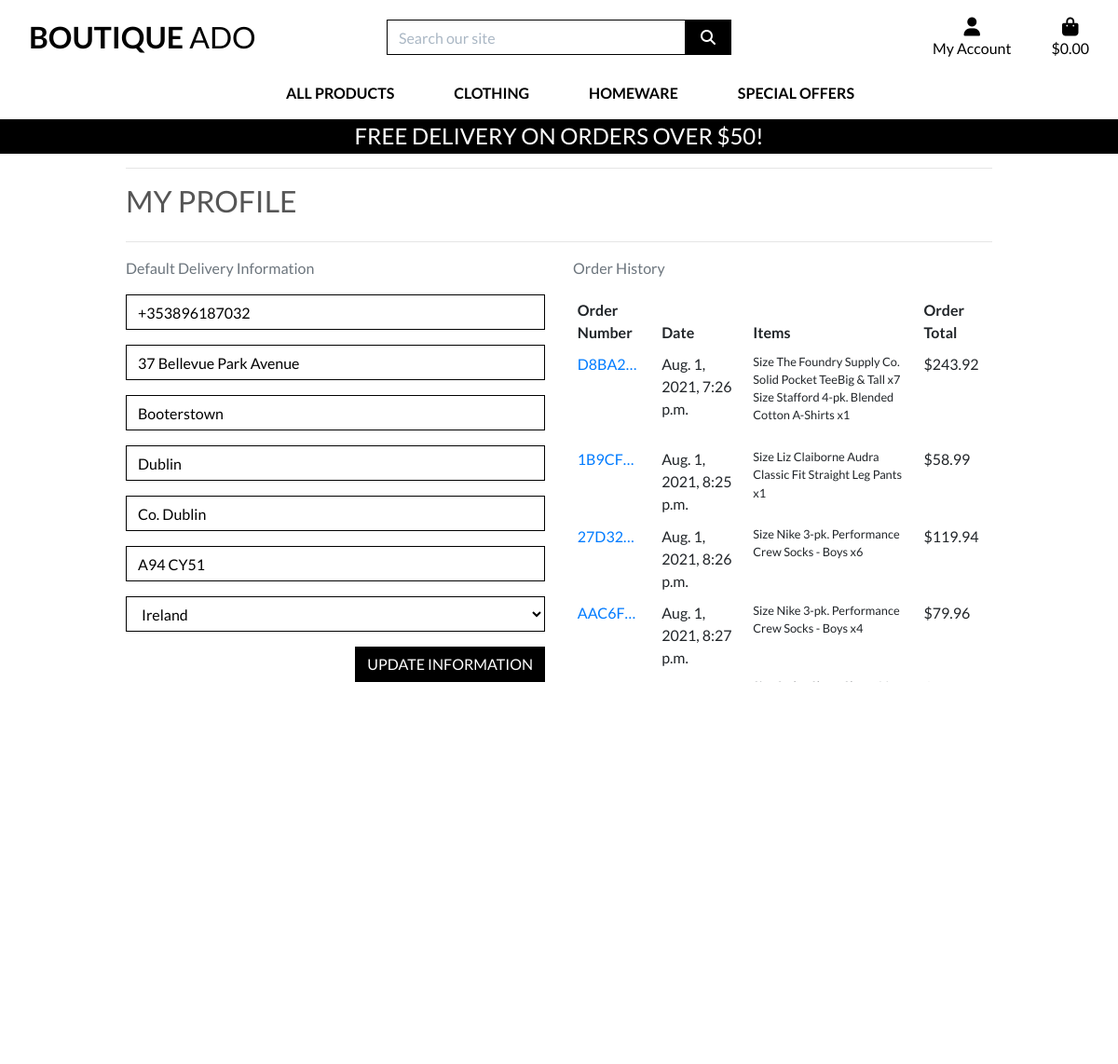
Screenshot of /profile/ (signed in) with the database file from the repository.
### profiles/models.py (models this page shows, shortened)
class UserProfile(models.Model):
    user = models.OneToOneField(User, on_delete=models.CASCADE)
    default_phone_number = models.CharField(max_length=20, null=True, blank=True)
    default_street_address1 = models.CharField(max_length=80, null=True, blank=True)
    default_street_address2 = models.CharField(max_length=80, null=True, blank=True)
    default_town_or_city = models.CharField(max_length=40, null=True, blank=True)
    default_county = models.CharField(max_length=80, null=True, blank=True)
    default_postcode = models.CharField(max_length=20, null=True, blank=True)
    default_country = CountryField(blank_label='Country', null=True, blank=True)

### checkout/models.py (models this page shows, shortened)
class Order(models.Model):
    order_number = models.CharField(max_length=32, null=False, editable=False)
    user_profile = models.ForeignKey(UserProfile, on_delete=models.SET_NULL,
                                     null=True, blank=True, related_name='orders')
    full_name = models.CharField(max_length=50, null=False, blank=False)
    email = models.EmailField(max_length=254, null=False, blank=False)
    phone_number = models.CharField(max_length=20, null=False, blank=False)
    country = CountryField(blank_label='Country *', null=False, blank=False)
    postcode = models.CharField(max_length=20, null=True, blank=True)
    town_or_city = models.CharField(max_length=40, null=False, blank=False)
    street_address1 = models.CharField(max_length=80, null=False, blank=False)
    street_address2 = models.CharField(max_length=80, null=True, blank=True)
    county = models.CharField(max_length=80, null=True, blank=True)
    date = models.DateTimeField(auto_now_add=True)
    delivery_cost = models.DecimalField(max_digits=6, decimal_places=2, null=False, default=0)
    order_total = models.DecimalField(max_digits=10, decimal_places=2, null=False, default=0)
    grand_total = models.DecimalField(max_digits=10, decimal_places=2, null=False, default=0)
    original_bag = models.TextField(null=False, blank=False, default='')
    stripe_pid = models.CharField(max_length=254, null=False, blank=False, default='')

class OrderLineItem(models.Model):
    order = models.ForeignKey(Order, null=False, blank=False, on_delete=models.CASCADE, related_name='lineitems')
    product = models.ForeignKey(Product, null=False, blank=False, on_delete=models.CASCADE)
    product_size = models.CharField(max_length=2, null=True, blank=True) # XS, S, M, L, XL
    quantity = models.IntegerField(null=False, blank=False, default=0)
    lineitem_total = models.DecimalField(max_digits=6, decimal_places=2, null=False, blank=False, editable=False)

### products/models.py (models this page shows, shortened)
class Product(models.Model):
    category = models.ForeignKey('Category', null=True, blank=True, on_delete=models.SET_NULL)
    sku = models.CharField(max_length=254, null=True, blank=True)
    name = models.CharField(max_length=254)
    description = models.TextField()
    has_sizes = models.BooleanField(default=False, null=True, blank=True)
    price = models.DecimalField(max_digits=6, decimal_places=2)
    rating = models.DecimalField(max_digits=6, decimal_places=2, null=True, blank=True)
    image_url = models.URLField(max_length=1024, null=True, blank=True)
    image = models.ImageField(null=True, blank=True)

### profiles/views.py (the view)
# urls.py: path('profile/', include('profiles.urls')),
@login_required
def profile(request):
    profile = get_object_or_404(UserProfile, user=request.user)
    if request.method == 'POST':
        form = UserProfileForm(request.POST, instance=profile)
        if form.is_valid():
            form.save()
            messages.success(request, 'Profile updated successfully')
        else:
            messages.error(request, 'Update failed. Please ensure the form is valid.')
    else:
        form = UserProfileForm(instance=profile)
    orders = profile.orders.all()
    template = 'profiles/profile.html'
    context = {
        'form': form,
        'orders': orders,
        'on_profile_page': True
    }
    return render(request, template, context)

### profiles/forms.py
class UserProfileForm(forms.ModelForm):
    class Meta:
        model = UserProfile
        exclude = ('user',)
    def __init__(self, *args, **kwargs):
        super().__init__(*args, **kwargs)
        placeholders = {
            'default_phone_number': 'Phone Number',
            'default_postcode': 'Postal Code',
            'default_town_or_city': 'Town or City',
            'default_street_address1': 'Street Address 1',
            'default_street_address2': 'Street Address 2',
            'default_county': 'County, State or Locality',
        }
        self.fields['default_phone_number'].widget.attrs['autofocus'] = True
        for field in self.fields:
            if field != 'default_country':
                if self.fields[field].required:
                    placeholder = f'{placeholders[field]} *'
                else:
                    placeholder = placeholders[field]
                self.fields[field].widget.attrs['placeholder'] = placeholder
            self.fields[field].widget.attrs['class'] = 'border-black rounded-0 profile-form-input'
            self.fields[field].label = False

### bag/contexts.py (called while the page is built, shortened)
def bag_contents(request):
    bag_items = []
    total = 0
    product_count = 0
    bag = request.session.get('bag', {})
    if total < settings.FREE_DELIVERY_THRESHOLD:
        delivery = total * Decimal(settings.STANDARD_DELIVERY_PERCENTAGE / 100)
        free_delivery_delta = settings.FREE_DELIVERY_THRESHOLD - total
    else:
        delivery = 0
        free_delivery_delta = 0
    grand_total = delivery + total
    context = {
        'bag_items': bag_items,
        'total': total,
        'product_count': product_count,
        'delivery': delivery,
        'free_delivery_delta': free_delivery_delta,
        'free_delivery_threshold': settings.FREE_DELIVERY_THRESHOLD,
        'grand_total': grand_total,
    }
    return context

### profiles/templates/profiles/profile.html (shortened to what this page needs)
{% extends "base.html" %}
{% load static %}
{% block extra_css %}
    <link rel="stylesheet" href="{% static 'profiles/css/profile.css' %}">
{% endblock %}
{% block page_header %}
    <div class="container header-container">
    </div>
{% endblock %}
{% block content %}
    <div class="overlay"></div>
    <div class="container">
        <div class="row">
            <div class="col">
                <hr>
                <h2 class="logo-font mb-4">My Profile</h2>
                <hr>
            </div>
        </div>
        <div class="row">
            <div class="col-12 col-lg-6">
                <p class="text-muted">Default Delivery Information</p>
                <form class="mt-3" action="{% url 'profile' %}" method="POST" id="profile-update-form">
                    {{ form|crispy }}
                    <button class="btn btn-black rounded-0 text-uppercase float-right">Update Information</button>
                </form>
            </div>
            <div class="col-12 col-lg-6">
                <p class="text-muted">Order History</p>
                <div class="order-history table-responsive">
                    <table class="table table-sm table-borderless">
                        <thead>
                            <tr>
                                <th>Order Number</th>
                                <th>Date</th>
                                <th>Items</th>
                                <th>Order Total</th>
                            </tr>
                        </thead>
                        <tbody>
                            {% for order in orders %}
                                <tr>
                                    <td>
                                        <a href="{% url 'order_history' order.order_number %}"
                                        title="{{ order.order_number }}">
                                            {{ order.order_number|truncatechars:6 }}
                                        </a>
                                    </td>
                                    <td>{{ order.date }}</td>
                                    <td>
                                        <ul class="list-unstyled">
                                            {% for item in order.lineitems.all %}
                                                <li class="small">
                                                    {% if item.product.has_sizes %}
                                                        Size {{ item.product.size|upper }}
                                                    {% endif %}{{ item.product.name }} x{{ item.quantity }}
                                                </li>
                                            {% endfor %}
                                        </ul>
                                    </td>
                                    <td>${{ order.grand_total }}</td>
                                </tr>
                            {% endfor %}
                        </tbody>
                    </table>
                </div>
            </div>
        </div>
{% endblock %}

### static/css/base.css (style rules this page uses)
html { height: 100%; }
body { background: url('/media/homepage_background_cropped.jpg') no-repeat center center fixed; background-size: cover; height: calc(100vh - 164px); color: #555; font-family: 'Lato'; }
.logo-font { text-transform: uppercase; }
.btn-black { background: black; color: white; }
.border-black { border: 1px solid black !important; }
.overlay { height: 100%; width: 100%; top: 0; left: 0; position: fixed; background: white; z-index: -1; }
@media (min-width: 1200px) { .container { max-width: 80%; } }
@media (min-width: 992px) { .header-container { padding-top: 164px; } }

### profiles/static/profiles/css/profile.css (style rules this page uses)
.order-history { max-height: 416px; overflow-y: auto; }
#profile-update-form .form-control { color: #000; }
#profile-update-form input::placeholder { color: #aab7c4; }
#id_default_country, #id_default_country option:not(:first-child) { color: #000; }

### rows the page displays
UserProfile: default_phone_number "+353896187032", default_street_address1 "37 Bellevue Park Avenue", default_street_address2 "Booterstown", default_town_or_city "Dublin", default_county "Co. Dublin", default_postcode "A94 CY51", default_country "Ireland"
Order: order_number "D8BA2…", date "Aug. 1, 2021, 7:26 p.m.", grand_total "243.92"
OrderLineItem: product.name "The Foundry Supply Co. Solid Pocket TeeBig & Tall", quantity "7"
OrderLineItem: product.name "Stafford 4-pk. Blended Cotton A-Shirts", quantity "1"
Order: order_number "1B9CF…", date "Aug. 1, 2021, 8:25 p.m.", grand_total "58.99"
OrderLineItem: product.name "Liz Claiborne Audra Classic Fit Straight Leg Pants", quantity "1"
Order: order_number "27D32…", date "Aug. 1, 2021, 8:26 p.m.", grand_total "119.94"
OrderLineItem: product.name "Nike 3-pk. Performance Crew Socks - Boys", quantity "6"
Order: order_number "AAC6F…", date "Aug. 1, 2021, 8:27 p.m.", grand_total "79.96"
OrderLineItem: product.name "Nike 3-pk. Performance Crew Socks - Boys", quantity "4"

### other values shown
{{ free_delivery_threshold }} "50"
